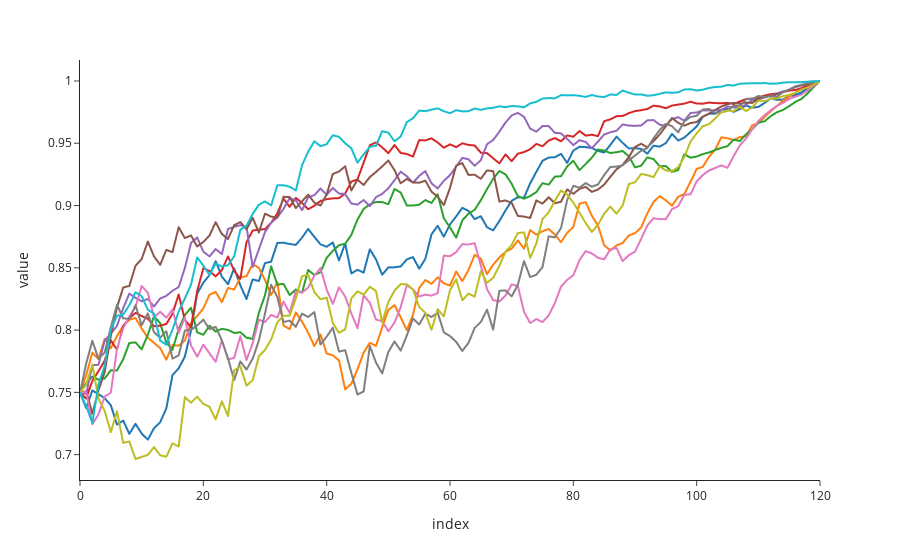

Here is the notebook cell this chart was saved with:
### Code cell
px.line(erk.cir(n_scenarios=10, sigma=0.05)[1], template="simple_white").update_traces(showlegend=False)
